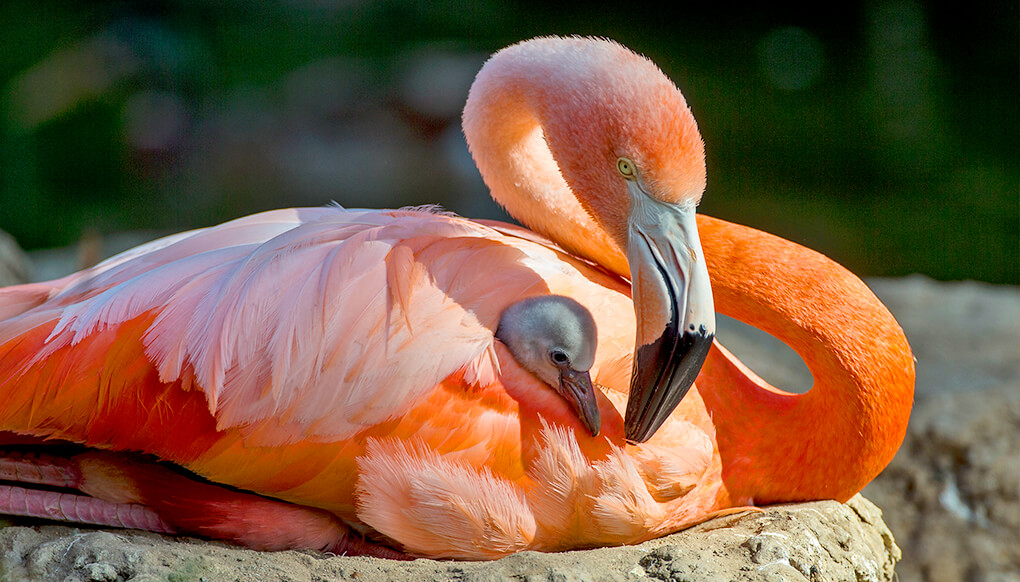
#> input picture AllMyProjects/Flamigos.jpg, 1020 x 582 px
$ python Filtergram.py
#> lines starting #> are read from the running program, lines starting #| are printed output that depends on the picture
### AllMyProjects/Filters.py
# Rename this file to be "filters.py"
# Add commands to import modules here.
from PIL import Image


# Define your load_img() function here.
#       Parameters: The name of the file to be opened (string)
#       Returns: The image object with the opened file.
def load_img(filename):
#> called with filename = 'Flamigos.jpg'
    return Image.open(filename)
#> returned value is the input picture: PIL image 1020x582 RGB; mean R, G, B 121.7, 90.5, 66.9


# Define your show_img() function here.
#       Parameters: The image object to display.
#       Returns: nothing.
def show_img(any_img):
    any_img.show()


# Define your save_img() function here.
#       Parameters: The image object to save, the name to save the file as (string)
#       Returns: nothing.
def save_img(any_img, filename):
    any_img.save(filename)


# Define your obamicon() function here.
#       Parameters: The image object to apply the filter to.
#       Returns: A New Image object with the filter applied.
# [38 lines left out: function obamicon, not called in this run]

def Kaylie(any_img):
    new_img = Image.new("RGB" , any_img.size)
#> new_img: PIL image 1020x582 RGB; every value is 0

    #In the Obamicon filter,
    #lighter colors get set to yellow. >546
    yellow = (0,0,128)
    # Medium-light colors get coded as light blue. 346 < intensity <= 546
    lightBlue = (199,21,133)
    #Medium-dark colors get set to red. 182 <= intensity <= 364
    red = (238,44,44)
    # Dark colors get set to dark blue. intensity < 182
    darkBlue = (42,36,34)
    # Gather data into list
    newPixels = []
    #Get data/list of pixels from original image
    ImagePixel = list(any_img.getdata())
#> ImagePixel = 593640 items

    for individualPixel in ImagePixel :
        redValue = individualPixel[0]
        greenValue = individualPixel[1]
        blueValue = individualPixel[2]

        intensity = redValue + greenValue + blueValue

    #lighter colors get set to yellow. >546
    # Medium-light colors get coded as light blue. 346 < intensity <= 546
    #Medium-dark colors get set to red. 182 <= intensity <= 364
    # Dark colors get set to dark blue. intensity < 182
        if intensity < 182 :
            newPixels.append(darkBlue)
        elif intensity < 364 and intensity >= 182 :
            newPixels.append(red)
        elif intensity < 546 and intensity >= 364 :
            newPixels.append(lightBlue)
        else :
            newPixels.append(yellow)
#> this loop made 593640 passes
#> (redValue, greenValue, blueValue, intensity) on passes 1 to 3: (5, 24, 4, 33), (0, 19, 0, 19), (0, 20, 0, 20)
#> after the loop, newPixels = 593640 items
    new_img.putdata(newPixels)
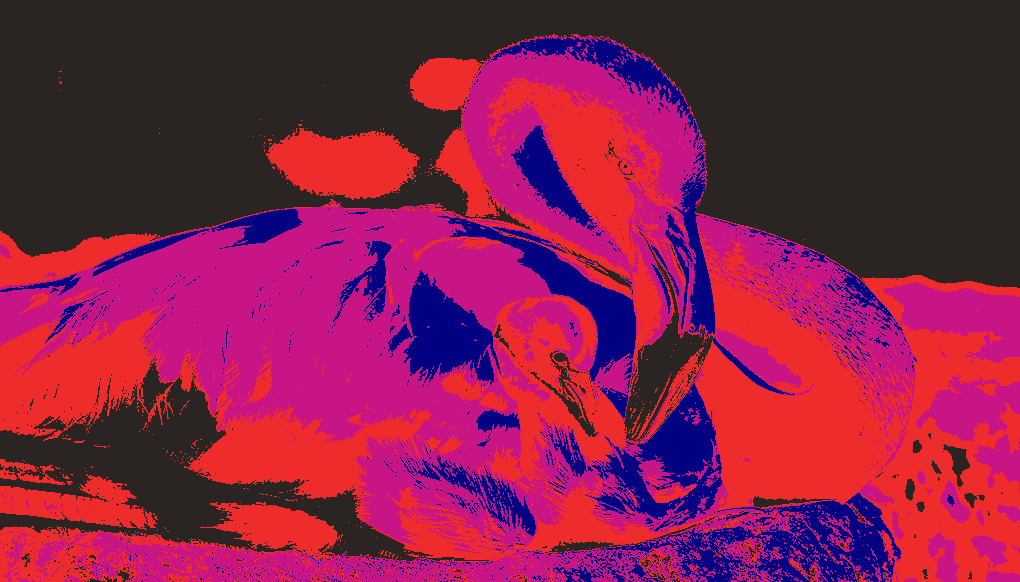
#> new_img: PIL image 1020x582 RGB; mean R, G, B 130.8, 30.7, 72.1
    return new_img

### AllMyProjects/Filtergram.py
from Filters import *

filename = "Flamigos.jpg"
filename2 = "Flamigos_filtered.jpg"

original = load_img(filename)

newImg = Kaylie(original)
save_img(newImg, filename2)
show_img(newImg)

$ run again, with AllMyProjects/Cheetah.jpg copied over AllMyProjects/Flamigos.jpg
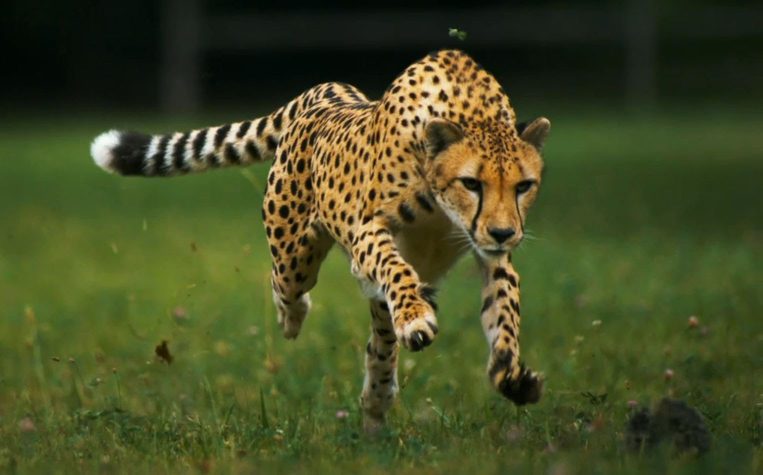
#> input picture AllMyProjects/Cheetah.jpg, 1525 x 949 px (shown at 1/2 size)
#> in load_img, returned value is the input picture: PIL image 1525x949 RGB; mean R, G, B 69.9, 77, 36.7
#> ImagePixel = 1447225 items
#> the loop in Kaylie, `for individualPixel in ImagePixel :` made 1447225 passes
#> (redValue, greenValue, blueValue, intensity) on passes 1 to 3: (2, 9, 2, 13), (2, 9, 2, 13), (2, 9, 2, 13)
#> in Kaylie, `new_img.putdata(newPixels)`:
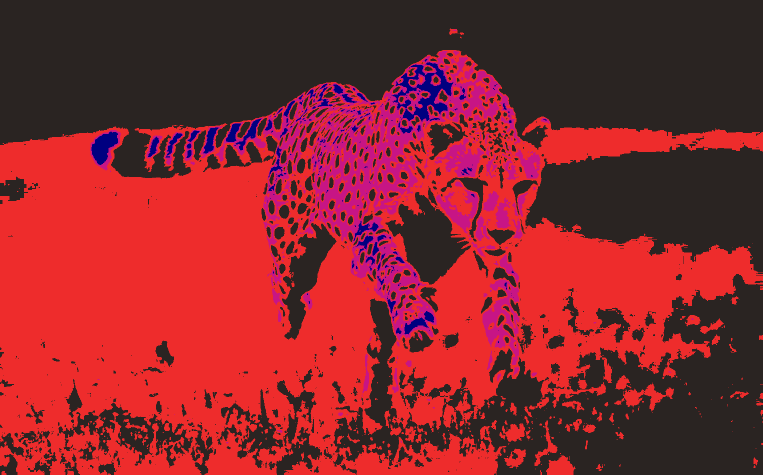
#> new_img: PIL image 1525x949 RGB (shown at 1/2 size); mean R, G, B 136.8, 38.2, 45.2

$ run again, with AllMyProjects/Huskies.jpg copied over AllMyProjects/Flamigos.jpg
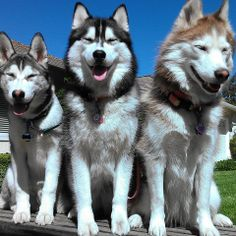
#> input picture AllMyProjects/Huskies.jpg, 236 x 236 px
#> in load_img, returned value is the input picture: PIL image 236x236 RGB; mean R, G, B 106.3, 121.1, 130.1
#> ImagePixel = 55696 items
#> the loop in Kaylie, `for individualPixel in ImagePixel :` made 55696 passes
#> (redValue, greenValue, blueValue, intensity) on passes 1 to 3: (31, 94, 173, 298), (31, 94, 173, 298), (31, 94, 173, 298)
#> in Kaylie, `new_img.putdata(newPixels)`:
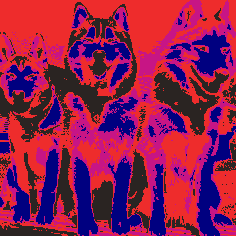
#> new_img: PIL image 236x236 RGB; mean R, G, B 141.5, 28.4, 78.2
